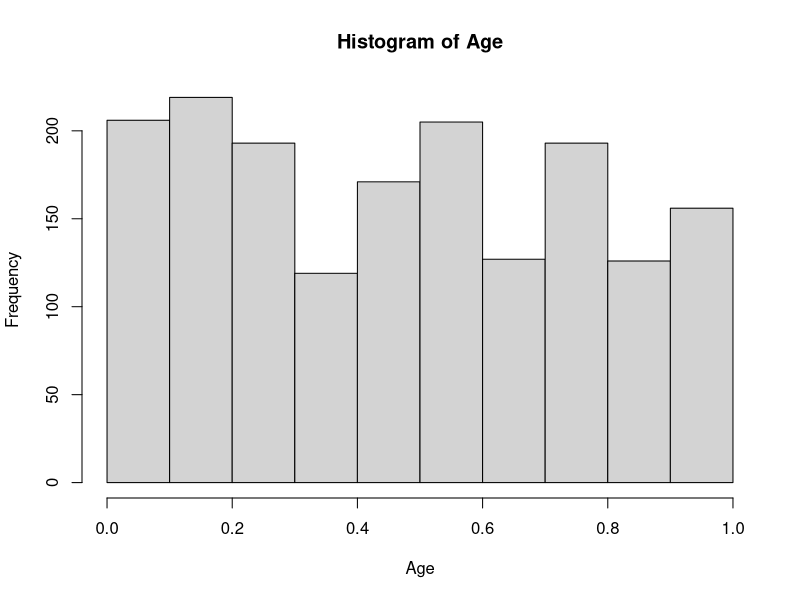
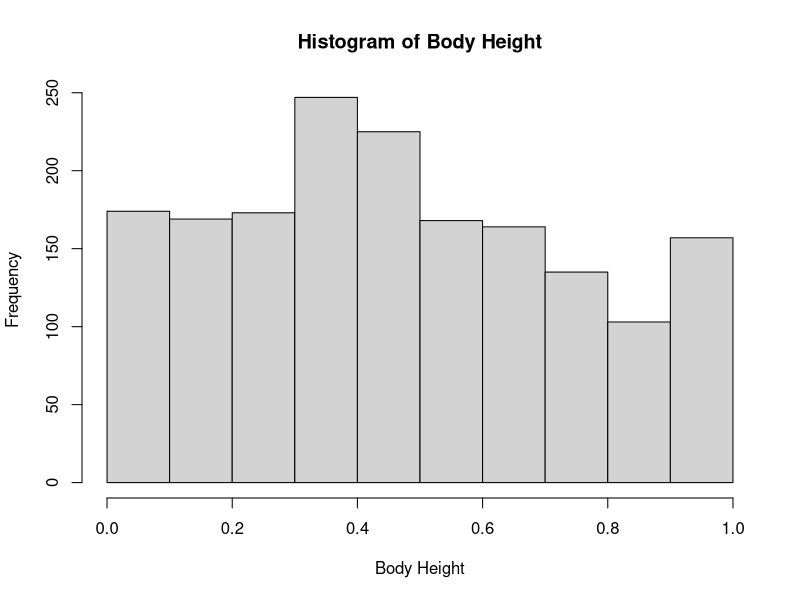
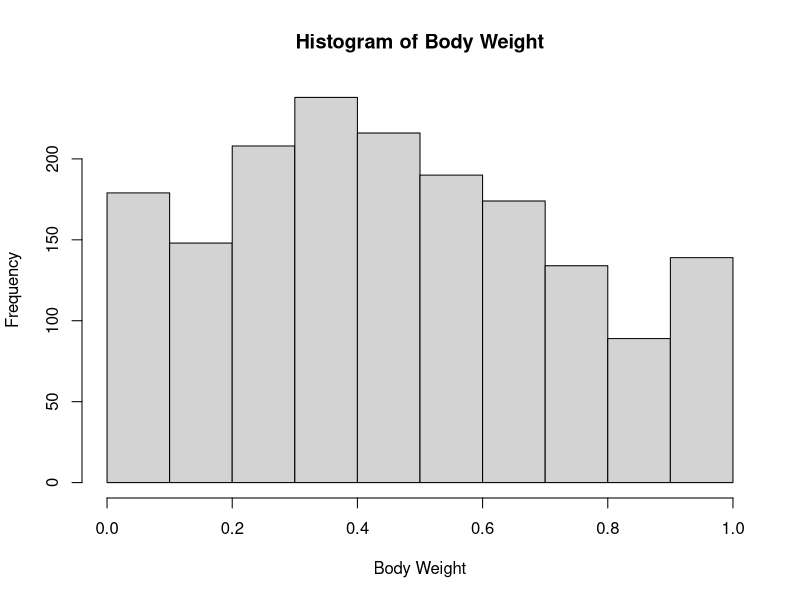
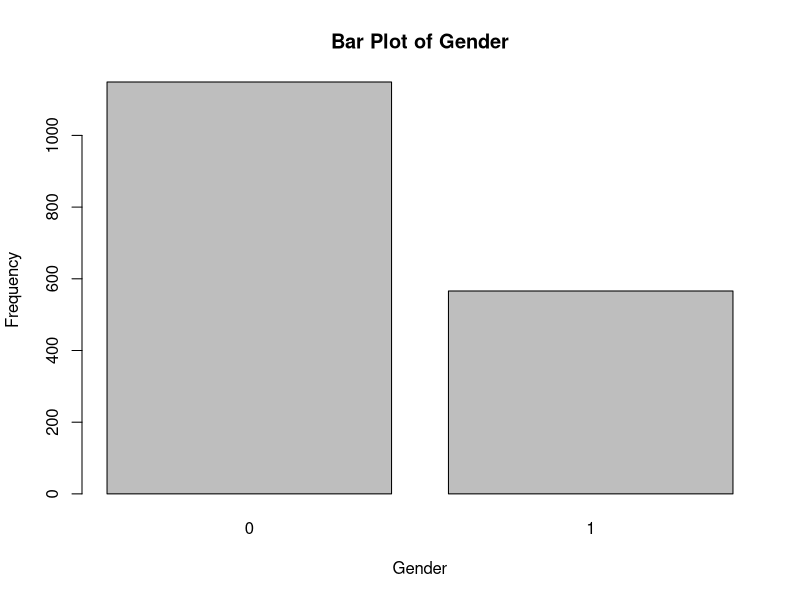
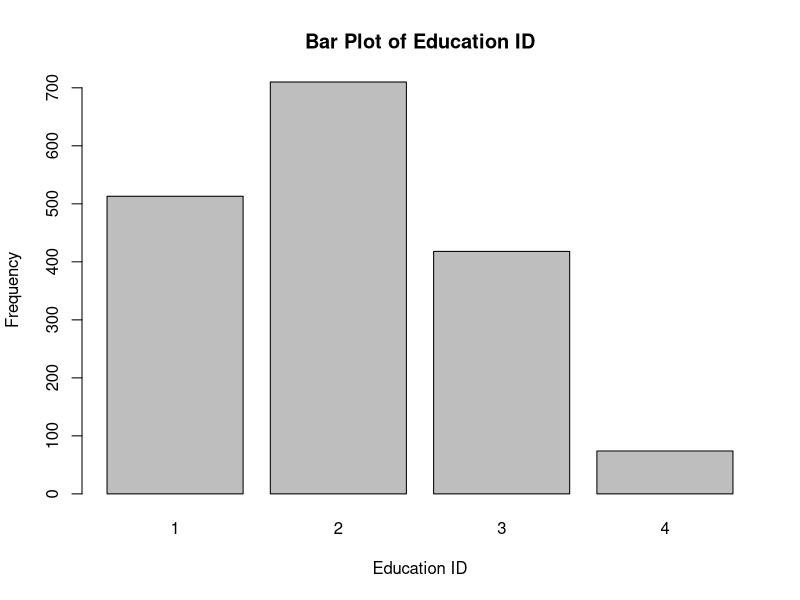
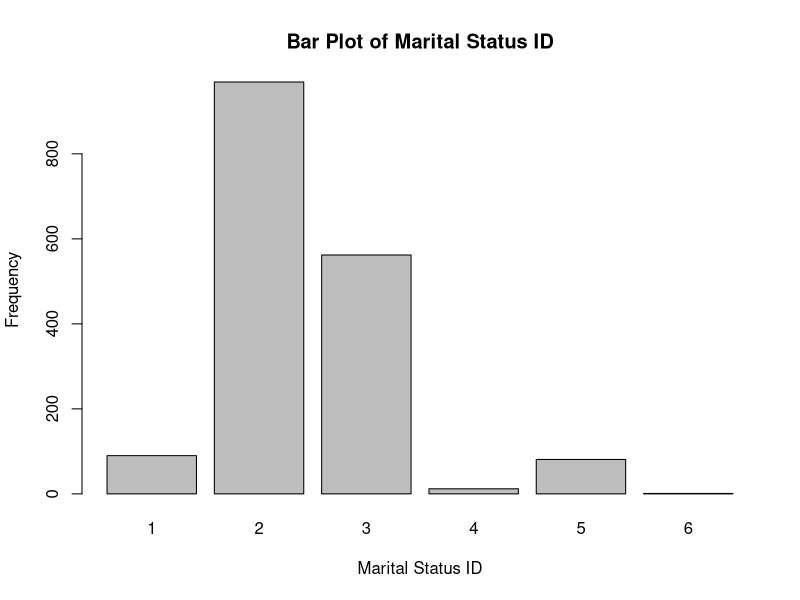
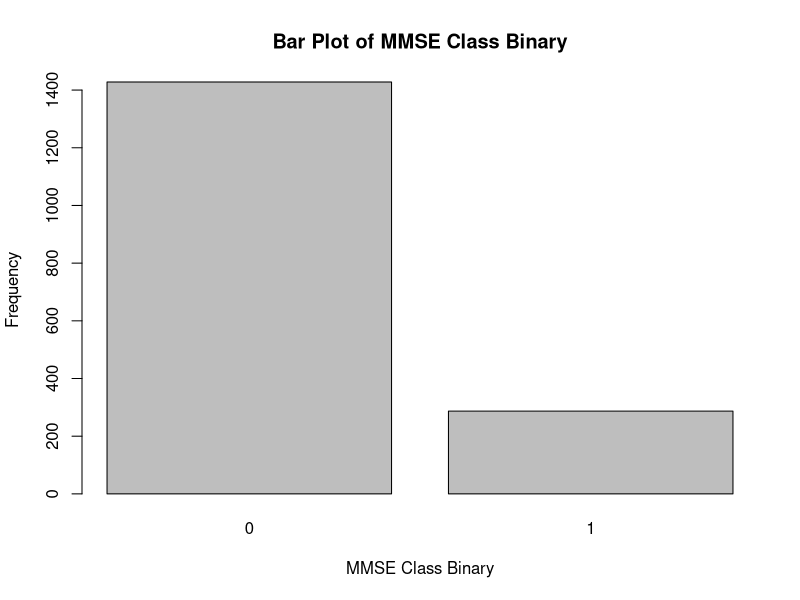

Reproduce these figures in R, in order.
#Reading Data from the file present in the same directory
data <- read.csv("dataset ICT583 2023.csv")
#head(data)


# Remove rows with missing values as they incomplete data cannot be used
data <- na.omit(data)

# Convert necessary columns to appropriate data types
data$Gender <- as.factor(data$Gender)
data$Education_ID <- as.factor(data$Education_ID)
data$Marital_status_ID <- as.factor(data$Marital_status_ID)
data$MMSE_class_binary <- as.factor(data$MMSE_class_binary)

# save the cleaned dataset
#write.csv(data, "data.csv", row.names = FALSE)

# Function to treat outliers using Winsorization so that the outliers does not reduce the model accuracy
treat_outliers <- function(x, threshold = 0.05) {
  q <- quantile(x, probs = c(threshold, 1 - threshold), na.rm = TRUE)
  x[x < q[1]] <- q[1]
  x[x > q[2]] <- q[2]
  x
}

# Apply outlier treatment for each field
data$Age <- treat_outliers(data$Age)
data$Body_Height <- treat_outliers(data$Body_Height)
data$Body_Weight <- treat_outliers(data$Body_Weight)
data$GDS <- treat_outliers(data$GDS)
data$MNAa_total <- treat_outliers(data$MNAa_total)
data$MNAb_total <- treat_outliers(data$MNAb_total)

# Write the treated data to a new CSV file
#write.csv(data, "treated_data.csv", row.names = FALSE)

#Normalization: To make the data normal so that one attribute does not dominate other
# Function to min-max normalize a vector
min_max_normalize <- function(x) {
  (x - min(x)) / (max(x) - min(x))
}

# Min-max normalize the numerical attributes
data$Age <- min_max_normalize(data$Age)
data$Body_Height <- min_max_normalize(data$Body_Height)
data$Body_Weight <- min_max_normalize(data$Body_Weight)
data$GDS <- min_max_normalize(data$GDS)
data$MNAa_total <- min_max_normalize(data$MNAa_total)
data$MNAb_total <- min_max_normalize(data$MNAb_total)

#Removing column which is not required for data processing
data <- data[, -1]


write.csv(data, "cleaned_data.csv", row.names = FALSE)

#Preliminary Investigation

# Histogram of Age
#this histogram shows that the number of people around age 70 are greater that the other ages
hist(data$Age, main = "Histogram of Age", xlab = "Age")

# Histogram of Body_Height
#shows that the height around 151 cm is most common height in the dataset
hist(data$Body_Height, main = "Histogram of Body Height", xlab = "Body Height")

# Histogram of Body_Weight
#weight around 53 kg is highest in numbers in dataset
hist(data$Body_Weight, main = "Histogram of Body Weight", xlab = "Body Weight")

# Bar plot of Gender
#One gender is almost double the amount of other
barplot(table(data$Gender), main = "Bar Plot of Gender", xlab = "Gender", ylab = "Frequency")

# Bar plot of Education_ID
# Education Id 2 is highest in number and 4 is lowest
barplot(table(data$Education_ID), main = "Bar Plot of Education ID", xlab = "Education ID", ylab = "Frequency")

# Bar plot of Marital_status_ID
#Martial status 2 is most common
barplot(table(data$Marital_status_ID), main = "Bar Plot of Marital Status ID", xlab = "Marital Status ID", ylab = "Frequency")

# Bar plot of MMSE_class_binary
# MMSE Class Binary is 1 for 1/8th of the dataset
barplot(table(data$MMSE_class_binary), main = "Bar Plot of MMSE Class Binary", xlab = "MMSE Class Binary", ylab = "Frequency")

##########Applying Models##################
#Logistic Regression: It is a popular linear model used for binary classification problems. It models the relationship between the predictor variables and the binary response variable using the logistic function, which maps the linear combination of predictors to a probability of belonging to a particular class.
#Random Forest: It is an ensemble learning method that combines multiple decision trees to make predictions. Random Forest is effective in handling both classification and regression tasks. It creates a collection of decision trees, where each tree is trained on a random subset of the data and features. The final prediction is determined by aggregating the predictions of all the trees.

#installing Package
#install.packages("caret")

# Load required packages
#Uncomment above line if error occurs
library(caret)

# Set seed for reproducibility
set.seed(123)

# Convert MMSE_class_binary to a factor
data$MMSE_class_binary <- as.factor(data$MMSE_class_binary)

# Split the data into training and testing sets
trainIndex <- createDataPartition(data$MMSE_class_binary, p = 0.8, list = FALSE)
trainData <- data[trainIndex, ]
testData <- data[-trainIndex, ]

# Train and test Logistic Regression
logisticModel <- train(MMSE_class_binary ~ ., data = trainData, method = "glm", family = "binomial")
logisticPred <- predict(logisticModel, newdata = testData)

# Train and test Random Forest
randomForestModel <- train(MMSE_class_binary ~ ., data = trainData, method = "rf")
randomForestPred <- predict(randomForestModel, newdata = testData)

# Evaluate model performance
logistic_metrics <- confusionMatrix(logisticPred, testData$MMSE_class_binary)
randomforest_metrics <- confusionMatrix(randomForestPred, testData$MMSE_class_binary)

logistic_accuracy <- logistic_metrics$overall["Accuracy"]
randomforest_accuracy <- randomforest_metrics$overall["Accuracy"]

logistic_precision <- logistic_metrics$byClass["Pos Pred Value"]
randomforest_precision <- randomforest_metrics$byClass["Pos Pred Value"]

logistic_recall <- logistic_metrics$byClass["Sensitivity"]
randomforest_recall <- randomforest_metrics$byClass["Sensitivity"]

logistic_f1score <- logistic_metrics$byClass["F1"]
randomforest_f1score <- randomforest_metrics$byClass["F1"]

logistic_aucroc <- logistic_metrics$byClass["ROC"]
randomforest_aucroc <- randomforest_metrics$byClass["ROC"]

# Print the performance metrics for comparison
print("Logistic Regression:")
print(paste("Accuracy:", logistic_accuracy))
print(paste("Precision:", logistic_precision))
print(paste("Recall:", logistic_recall))
print(paste("F1 Score:", logistic_f1score))
print(paste("AUC-ROC:", logistic_aucroc))

print("Random Forest:")
print(paste("Accuracy:", randomforest_accuracy))
print(paste("Precision:", randomforest_precision))
print(paste("Recall:", randomforest_recall))
print(paste("F1 Score:", randomforest_f1score))
print(paste("AUC-ROC:", randomforest_aucroc))

#logisticAcc <- confusionMatrix(logisticPred, testData$MMSE_class_binary)$overall["Accuracy"]
#randomForestAcc <- confusionMatrix(randomForestPred, testData$MMSE_class_binary)$overall["Accuracy"]

#print(logisticAcc)
#print(randomForestAcc)

#Compare Performance
#performance <- data.frame(Model = c("Logistic Regression", "Random Forest"),
 #                         Accuracy = c(logisticAcc, randomForestAcc))

#print(performance)


